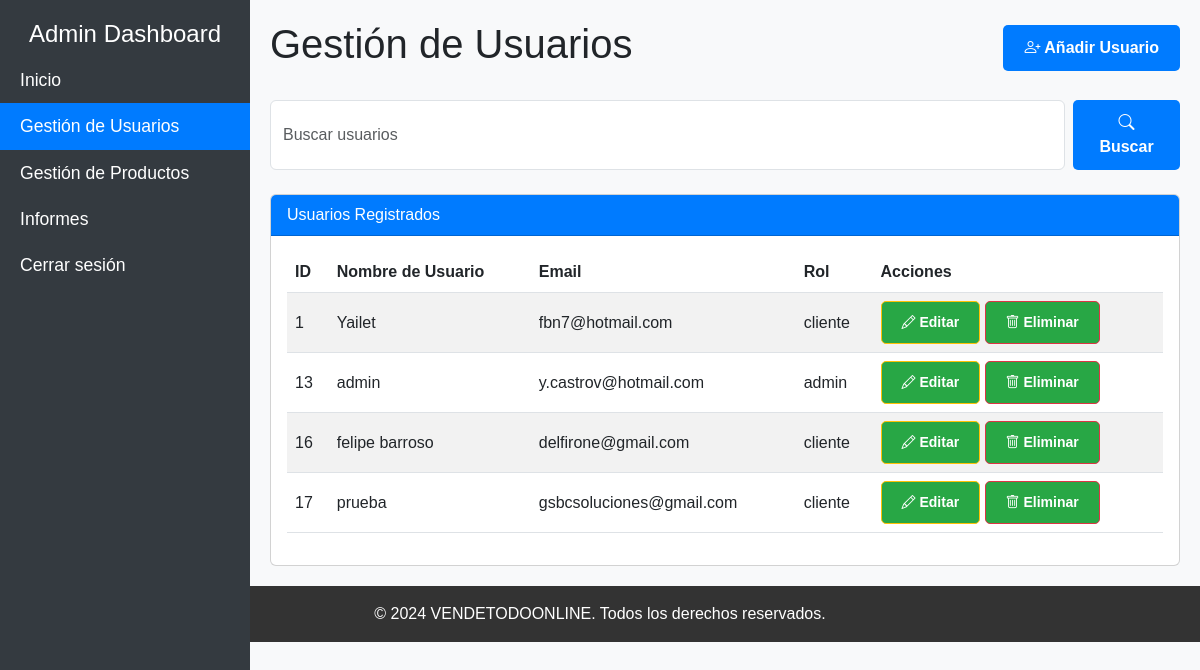
The page /admin/manage_users.php (signed in) on the database its author committed.
### tables this page shows
CREATE TABLE IF NOT EXISTS `usuarios` (
  `id` int(11) NOT NULL AUTO_INCREMENT,
  `username` varchar(100) NOT NULL,
  `email` varchar(100) NOT NULL,
  `password` varchar(255) NOT NULL,
  `token_recuperacion` varchar(255) DEFAULT NULL,
  `token_expiracion` datetime DEFAULT NULL,
  `fecha_registro` datetime DEFAULT CURRENT_TIMESTAMP,
  `role` enum('cliente','admin') DEFAULT 'cliente',
  `last_login` datetime DEFAULT NULL,
  `created_at` timestamp NOT NULL DEFAULT CURRENT_TIMESTAMP,
  PRIMARY KEY (`id`),
  UNIQUE KEY `email` (`email`)
);

### admin/manage_users.php (the view, shortened to what this page needs)
<?php
require '../config.php';
$stmt = $pdo->query("SELECT id, username, email, role FROM usuarios");
$users = $stmt->fetchAll();
?>
<!DOCTYPE html>
<html lang="es">
<head>
    <link rel="stylesheet" href="https://cdn.jsdelivr.net/npm/bootstrap@5.3.0-alpha1/dist/css/bootstrap.min.css">
    <link rel="stylesheet" href="https://cdn.jsdelivr.net/npm/bootstrap-icons@1.10.3/font/bootstrap-icons.css">
    <link rel="stylesheet" href="../css/styles.css">
</head>
<body>
    <div class="sidebar">
        <h4 class="text-center">Admin Dashboard</h4>
        <a href="admin_dashboard.php">Inicio</a>
        <a href="manage_users.php" class="active">Gestión de Usuarios</a>
        <a href="manage_products.php">Gestión de Productos</a>
        <a href="reports.php">Informes</a>
        <a href="../logout.php">Cerrar sesión</a>
    </div>
    <div class="content">
        <div class="d-flex justify-content-between align-items-center mb-4">
            <h1>Gestión de Usuarios</h1>
            <a href="add_user.php" class="btn btn-custom"><i class="bi bi-person-plus"></i> Añadir Usuario</a>
        </div>
        <div class="mb-4">
            <form class="d-flex">
                <input class="form-control me-2" type="search" placeholder="Buscar usuarios" aria-label="Search">
                <button class="btn btn-custom" type="submit"><i class="bi bi-search"></i> Buscar</button>
            </form>
        </div>
        <div class="card">
            <div class="card-header">Usuarios Registrados</div>
            <div class="card-body">
                <table class="table table-striped">
                    <thead>
                        <tr>
                            <th>ID</th>
                            <th>Nombre de Usuario</th>
                            <th>Email</th>
                            <th>Rol</th>
                            <th>Acciones</th>
                        </tr>
                    </thead>
                    <tbody>
                        <?php foreach ($users as $user): ?>
                            <tr>
                                <td><?php echo htmlspecialchars($user['id']); ?></td>
                                <td><?php echo htmlspecialchars($user['username']); ?></td>
                                <td><?php echo htmlspecialchars($user['email']); ?></td>
                                <td><?php echo htmlspecialchars($user['role']); ?></td>
                                <td>
                                    <a href="edit_user.php?id=<?php echo $user['id']; ?>" class="btn btn-warning btn-sm"><i class="bi bi-pencil"></i> Editar</a>
                                    <a href="delete_user.php?id=<?php echo $user['id']; ?>" class="btn btn-danger btn-sm"><i class="bi bi-trash"></i> Eliminar</a>
                                </td>
                            </tr>
                        <?php endforeach; ?>
                    </tbody>
                </table>
            </div>
        </div>
    </div>
    <footer class="footer mt-auto py-3">
        <div class="container">
            <p class="text-center mb-0">&copy; 2024 VENDETODOONLINE. Todos los derechos reservados.</p>
        </div>
    </footer>
</body>
</html>

### css/styles.css (style rules this page uses)
body { font-family: Arial, sans-serif; margin: 0; padding: 0; background-color: #f4f4f4; color: #333; }
.container { width: 80%; margin: 0 auto; }
.btn { background: #28a745; color: #fff; padding: 10px 20px; text-decoration: none; border-radius: 5px; font-weight: bold; transition: background 0.3s ease; }
footer { background: #333; color: #fff; padding: 20px 0; text-align: center; }

### admin/manage_users.php (style rules this page uses)
body { background-color: #f8f9fa; color: #212529; }
.sidebar { background-color: #343a40; color: #fff; height: 100vh; position: fixed; top: 0; left: 0; width: 250px; padding-top: 20px; }
.sidebar a { color: #fff; display: block; padding: 10px 20px; text-decoration: none; font-size: 1.1rem; }
.sidebar .active { background-color: #007bff; }
.content { margin-left: 250px; padding: 20px; }
.card-header { background-color: #007bff; color: #fff; }
.btn-custom { background-color: #007bff; color: #fff; }
.table th, .table td { vertical-align: middle; }

### rows shown on the page
usuarios: id "1", username "Yailet", email "fbn7@hotmail.com", role "cliente"
usuarios: id "13", username "admin", email "y.castrov@hotmail.com", role "admin"
usuarios: id "16", username "felipe barroso", email "delfirone@gmail.com", role "cliente"
usuarios: id "17", username "prueba", email "gsbcsoluciones@gmail.com", role "cliente"
